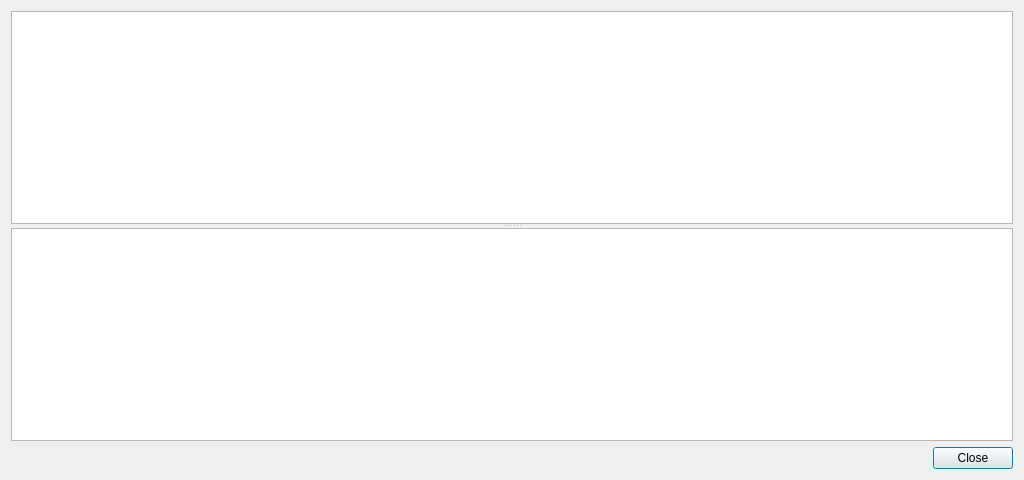
<?xml version="1.0" encoding="UTF-8"?>
<ui version="4.0">
 <class>AdvancedViewDialog</class>
 <widget class="QDialog" name="AdvancedViewDialog">
  <property name="geometry">
   <rect>
    <x>0</x>
    <y>0</y>
    <width>1024</width>
    <height>480</height>
   </rect>
  </property>
  <property name="windowTitle">
   <string>Advanced view</string>
  </property>
  <layout class="QVBoxLayout" name="verticalLayout" stretch="1,0">
   <item>
    <widget class="QSplitter" name="splitter">
     <property name="orientation">
      <enum>Qt::Vertical</enum>
     </property>
     <widget class="QTreeView" name="bookingsView">
      <property name="contextMenuPolicy">
       <enum>Qt::CustomContextMenu</enum>
      </property>
     </widget>
     <widget class="QTreeView" name="timeAssignmentsView">
      <property name="contextMenuPolicy">
       <enum>Qt::CustomContextMenu</enum>
      </property>
     </widget>
    </widget>
   </item>
   <item>
    <widget class="QDialogButtonBox" name="buttonBox">
     <property name="orientation">
      <enum>Qt::Horizontal</enum>
     </property>
     <property name="standardButtons">
      <set>QDialogButtonBox::Close</set>
     </property>
    </widget>
   </item>
  </layout>
 </widget>
 <resources/>
 <connections>
  <connection>
   <sender>buttonBox</sender>
   <signal>accepted()</signal>
   <receiver>AdvancedViewDialog</receiver>
   <slot>accept()</slot>
   <hints>
    <hint type="sourcelabel">
     <x>248</x>
     <y>254</y>
    </hint>
    <hint type="destinationlabel">
     <x>157</x>
     <y>274</y>
    </hint>
   </hints>
  </connection>
  <connection>
   <sender>buttonBox</sender>
   <signal>rejected()</signal>
   <receiver>AdvancedViewDialog</receiver>
   <slot>reject()</slot>
   <hints>
    <hint type="sourcelabel">
     <x>316</x>
     <y>260</y>
    </hint>
    <hint type="destinationlabel">
     <x>286</x>
     <y>274</y>
    </hint>
   </hints>
  </connection>
 </connections>
</ui>
